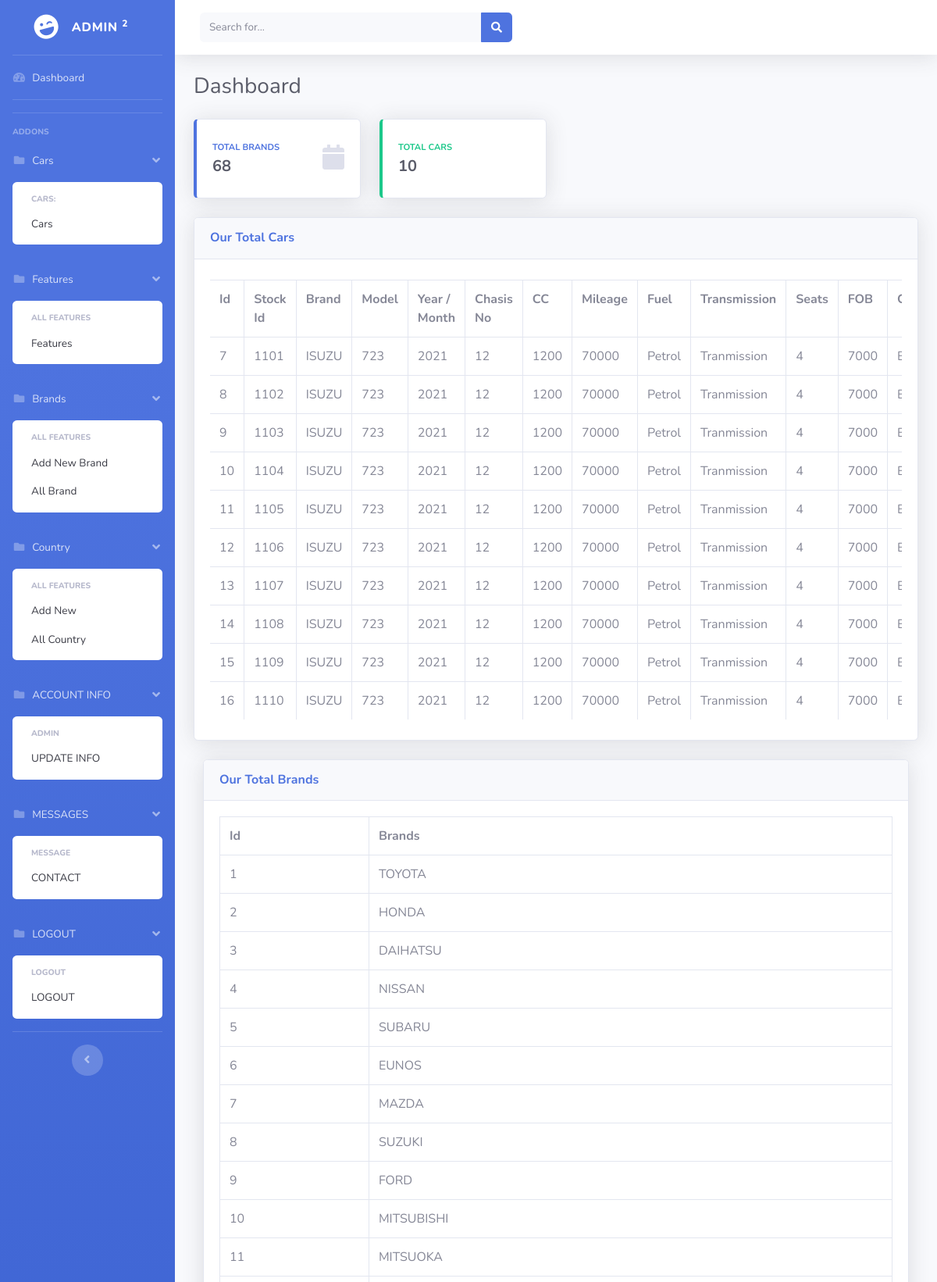
/Admin/Home.php (signed in, upper part), run on the app's committed database.
### tables this page shows
CREATE TABLE `cardetails` (
  `C_id` int(100) NOT NULL,
  `Stock_id` int(11) NOT NULL,
  `Model` varchar(11) NOT NULL,
  `Brands` int(11) NOT NULL,
  `FOB` varchar(255) NOT NULL,
  `Color` varchar(100) NOT NULL,
  `CC` int(11) NOT NULL,
  `S_YearMonth` int(11) NOT NULL,
  `Type` varchar(100) DEFAULT NULL,
  `Chasis_code` varchar(100) DEFAULT NULL,
  `Chasis_no` varchar(100) NOT NULL,
  `Displacement` varchar(100) DEFAULT NULL,
  `Mileage` varchar(100) NOT NULL,
  `Fuel` varchar(100) NOT NULL,
  `Transmission` varchar(100) NOT NULL,
  `Drive` varchar(100) DEFAULT NULL,
  `Seats` int(11) NOT NULL,
  `Doors` int(11) DEFAULT NULL,
  `country` int(11) NOT NULL,
  `label` varchar(200) NOT NULL,
  `bodytype` varchar(200) NOT NULL,
  `enginetype` varchar(200) NOT NULL,
  `steering` varchar(200) NOT NULL
);

CREATE TABLE `brands` (
  `B_Id` int(11) NOT NULL,
  `Brands` varchar(100) NOT NULL
);

### Admin/Home.php (the view, shortened to what this page needs)
<?php
include "header.php";
if(isset($_SESSION['admin_id']))
{
?>
        <div class="content">
        <div class="container-fluid">
          <div class="d-sm-flex align-items-center justify-content-between mb-4">
            <h1 class="h3 mb-0 text-gray-800">Dashboard</h1>
          </div>
          <div class="row">
<?php
    include "conn.php";
    $count="SELECT count( * ) as  B_Id FROM brands";
    $result=mysqli_query($conn,$count);
    $countc="SELECT count( * ) as  C_id FROM cardetails";
    $resultc=mysqli_query($conn,$countc);
?>
            <?php
                while($row=mysqli_fetch_array($result))
                {
?>
            <div class="col-xl-3 col-md-6 mb-4">
              <div class="card border-left-primary shadow h-100 py-2">
                <div class="card-body">
                  <div class="row no-gutters align-items-center">
                    <div class="col mr-2">
                      <div class="text-xs font-weight-bold text-primary text-uppercase mb-1">Total Brands</div>
                      <div class="h5 mb-0 font-weight-bold text-gray-800"><?php echo $row['B_Id'];?></div>
                    </div>
                    <div class="col-auto">
                      <i class="fas fa-calendar fa-2x text-gray-300"></i>
                    </div>
                  </div>
                </div>
              </div>
            </div>
            <?php
        }
?>
            <?php
                while($rowc=mysqli_fetch_array($resultc))
                {
?>
            <div class="col-xl-3 col-md-6 mb-4">
              <div class="card border-left-success shadow h-100 py-2">
                <div class="card-body">
                  <div class="row no-gutters align-items-center">
                    <div class="col mr-2">
                      <div class="text-xs font-weight-bold text-success text-uppercase mb-1">Total Cars</div>
                      <div class="h5 mb-0 font-weight-bold text-gray-800"><?php echo $rowc['C_id'];?></div>
                    </div>
                  </div>
                </div>
              </div>
            </div>
            <?php
                }
                ?>
          </div>
          <div class="row">
            <div class="col-xl-12 col-lg-12">
              <div class="card shadow mb-4">
                <div class="card-header py-3 d-flex flex-row align-items-center justify-content-between">
                  <h6 class="m-0 font-weight-bold text-primary">Our Total Cars</h6>
                </div>
                <?php
                $querycar="select * from cardetails";
                $resultcar=mysqli_query($conn,$querycar);
?>
                <div class="card-body">
                  <div class="table-responsive">
                <table class="table table-bordered" id="dataTable" width="100%" cellspacing="0">
                    <tr>
            <th>Id</th>
            <th>Stock Id</th>
            <th>Brand</th>
            <th>Model</th>
            <th>Year / Month</th>
            <th>Chasis No</th>
            <th>CC</th>
            <th>Mileage</th>
            <th>Fuel</th>
            <th>Transmission</th>
            <th>Seats</th>
            <th>FOB</th>
            <th>Color</th>
        </tr>
        <?php while($rowcar=mysqli_fetch_array($resultcar))
        {
        echo "<tr>";
          echo"<td>".$rowcar['C_id']."</td>";
          echo "<td>".$rowcar['Stock_id']."</td>";
          $querybrand="select * from brands where B_Id=".$rowcar['Brands'];
          $resultbrand=mysqli_query($conn,$querybrand);
          $rowbrand=mysqli_fetch_row($resultbrand);
          echo"<td>".$rowbrand[1]."</td>";
          echo "<td>".$rowcar['Model']."</td>";
          echo"<td>".$rowcar['S_YearMonth']."</td>";
          echo "<td>".$rowcar['Chasis_no']."</td>";
          echo"<td>".$rowcar['CC']."</td>";
          echo "<td>".$rowcar['Mileage']."</td>";
          echo"<td>".$rowcar['Fuel']."</td>";
          echo "<td>".$rowcar['Transmission']."</td>";
          echo "<td>".$rowcar['Seats']."</td>";
          echo "<td>".$rowcar['FOB']."</td>";
          echo "<td>".$rowcar['Color']."</td>";
          echo "</tr>";
        }
    ?>
    </table>
              </div>
                  </div>
                </div>
              </div>
            </div>
            </div>
            </div>
            </div>
          <?php
$querybrand="select * from brands";
$resultbrand=mysqli_query($conn,$querybrand);
          ?>
          <div class="container">
          <div class="col-xl-12 col-lg-12">
              <div class="card shadow mb-4">
                <div class="card-header py-3 d-flex flex-row align-items-center justify-content-between">
          <h6 class="m-0 font-weight-bold text-primary">Our Total Brands</h6>
                </div>
                <div class="card-body">
          <div class="table-responsive">
                <table class="table table-bordered" id="dataTable" width="100%" cellspacing="0">
                    <tr >
            <th>Id</th>
            <th>Brands</th>
        </tr>
        <?php while($rowbrand=mysqli_fetch_array($resultbrand))
        {
        echo "<tr>";
        echo"<td>".$rowbrand['B_Id']."</td>";
        echo "<td>".$rowbrand['Brands']."</td>";
        echo "</tr>";
        }
    ?>
    </table>
              </div>
          </div>
        </div>
</div>
      </div>
</div>
      </div>
<?php
}
include "footer.php";
?>

### data on the page
cardetails: C_id "7", Stock "1101", brands.Brands "ISUZU", Model "723", S_YearMonth "2021", Chasis_no "12", CC "1200", Mileage "70000", Fuel "Petrol", Transmission "Tranmission", Seats "4", FOB "7000"
cardetails: C_id "8", Stock "1102", brands.Brands "ISUZU", Model "723", S_YearMonth "2021", Chasis_no "12", CC "1200", Mileage "70000", Fuel "Petrol", Transmission "Tranmission", Seats "4", FOB "7000"
cardetails: C_id "9", Stock "1103", brands.Brands "ISUZU", Model "723", S_YearMonth "2021", Chasis_no "12", CC "1200", Mileage "70000", Fuel "Petrol", Transmission "Tranmission", Seats "4", FOB "7000"
cardetails: C_id "10", Stock "1104", brands.Brands "ISUZU", Model "723", S_YearMonth "2021", Chasis_no "12", CC "1200", Mileage "70000", Fuel "Petrol", Transmission "Tranmission", Seats "4", FOB "7000"
cardetails: C_id "11", Stock "1105", brands.Brands "ISUZU", Model "723", S_YearMonth "2021", Chasis_no "12", CC "1200", Mileage "70000", Fuel "Petrol", Transmission "Tranmission", Seats "4", FOB "7000"
cardetails: C_id "12", Stock "1106", brands.Brands "ISUZU", Model "723", S_YearMonth "2021", Chasis_no "12", CC "1200", Mileage "70000", Fuel "Petrol", Transmission "Tranmission", Seats "4", FOB "7000"
cardetails: C_id "13", Stock "1107", brands.Brands "ISUZU", Model "723", S_YearMonth "2021", Chasis_no "12", CC "1200", Mileage "70000", Fuel "Petrol", Transmission "Tranmission", Seats "4", FOB "7000"
cardetails: C_id "14", Stock "1108", brands.Brands "ISUZU", Model "723", S_YearMonth "2021", Chasis_no "12", CC "1200", Mileage "70000", Fuel "Petrol", Transmission "Tranmission", Seats "4", FOB "7000"
cardetails: C_id "15", Stock "1109", brands.Brands "ISUZU", Model "723", S_YearMonth "2021", Chasis_no "12", CC "1200", Mileage "70000", Fuel "Petrol", Transmission "Tranmission", Seats "4", FOB "7000"
cardetails: C_id "16", Stock "1110", brands.Brands "ISUZU", Model "723", S_YearMonth "2021", Chasis_no "12", CC "1200", Mileage "70000", Fuel "Petrol", Transmission "Tranmission", Seats "4", FOB "7000"
brands: B_Id "1", Brands "TOYOTA"
brands: B_Id "2", Brands "HONDA"
brands: B_Id "3", Brands "DAIHATSU"
brands: B_Id "4", Brands "NISSAN"
brands: B_Id "5", Brands "SUBARU"
brands: B_Id "6", Brands "EUNOS"
brands: B_Id "7", Brands "MAZDA"
brands: B_Id "8", Brands "SUZUKI"
brands: B_Id "9", Brands "FORD"
brands: B_Id "10", Brands "MITSUBISHI"
brands: B_Id "11", Brands "MITSUOKA"

### other printed values
$row['B_Id'] "68"
$rowc['C_id'] "10"
